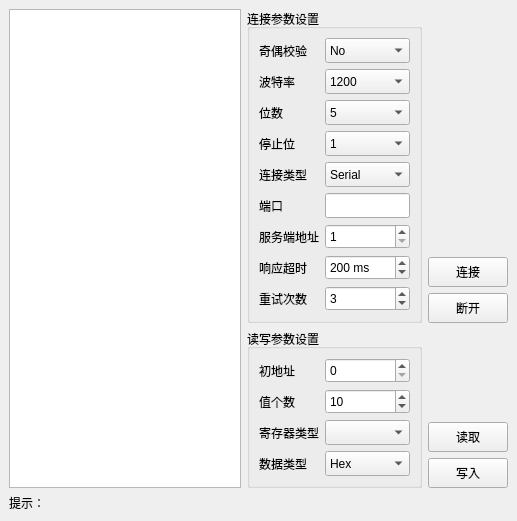
<?xml version="1.0" encoding="UTF-8"?>
<ui version="4.0">
 <class>MainWindow</class>
 <widget class="QMainWindow" name="MainWindow">
  <property name="geometry">
   <rect>
    <x>0</x>
    <y>0</y>
    <width>517</width>
    <height>515</height>
   </rect>
  </property>
  <property name="windowTitle">
   <string>MainWindow</string>
  </property>
  <widget class="QWidget" name="centralwidget">
   <layout class="QVBoxLayout" name="verticalLayout_2">
    <item>
     <layout class="QHBoxLayout" name="horizontalLayout_3">
      <item>
       <widget class="QTreeView" name="valueTreeView"/>
      </item>
      <item>
       <layout class="QVBoxLayout" name="verticalLayout_5">
        <item>
         <layout class="QHBoxLayout" name="horizontalLayout">
          <item>
           <widget class="QGroupBox" name="param_groupBox">
            <property name="sizePolicy">
             <sizepolicy hsizetype="Preferred" vsizetype="Preferred">
              <horstretch>0</horstretch>
              <verstretch>0</verstretch>
             </sizepolicy>
            </property>
            <property name="minimumSize">
             <size>
              <width>0</width>
              <height>0</height>
             </size>
            </property>
            <property name="maximumSize">
             <size>
              <width>16777215</width>
              <height>16777215</height>
             </size>
            </property>
            <property name="title">
             <string>连接参数设置</string>
            </property>
            <layout class="QFormLayout" name="formLayout">
             <item row="0" column="0">
              <widget class="QLabel" name="label">
               <property name="sizePolicy">
                <sizepolicy hsizetype="Preferred" vsizetype="Preferred">
                 <horstretch>0</horstretch>
                 <verstretch>0</verstretch>
                </sizepolicy>
               </property>
               <property name="minimumSize">
                <size>
                 <width>0</width>
                 <height>25</height>
                </size>
               </property>
               <property name="maximumSize">
                <size>
                 <width>16777215</width>
                 <height>25</height>
                </size>
               </property>
               <property name="text">
                <string>奇偶校验</string>
               </property>
              </widget>
             </item>
             <item row="0" column="1">
              <widget class="QComboBox" name="parityCombox">
               <property name="sizePolicy">
                <sizepolicy hsizetype="Expanding" vsizetype="Preferred">
                 <horstretch>0</horstretch>
                 <verstretch>0</verstretch>
                </sizepolicy>
               </property>
               <property name="minimumSize">
                <size>
                 <width>0</width>
                 <height>25</height>
                </size>
               </property>
               <property name="maximumSize">
                <size>
                 <width>16777215</width>
                 <height>25</height>
                </size>
               </property>
               <item>
                <property name="text">
                 <string>No</string>
                </property>
               </item>
               <item>
                <property name="text">
                 <string>Even</string>
                </property>
               </item>
               <item>
                <property name="text">
                 <string>Odd</string>
                </property>
               </item>
               <item>
                <property name="text">
                 <string>Space</string>
                </property>
               </item>
               <item>
                <property name="text">
                 <string>Mark</string>
                </property>
               </item>
              </widget>
             </item>
             <item row="1" column="0">
              <widget class="QLabel" name="label_2">
               <property name="sizePolicy">
                <sizepolicy hsizetype="Preferred" vsizetype="Preferred">
                 <horstretch>0</horstretch>
                 <verstretch>0</verstretch>
                </sizepolicy>
               </property>
               <property name="minimumSize">
                <size>
                 <width>0</width>
                 <height>25</height>
                </size>
               </property>
               <property name="maximumSize">
                <size>
                 <width>16777215</width>
                 <height>25</height>
                </size>
               </property>
               <property name="text">
                <string>波特率</string>
               </property>
              </widget>
             </item>
             <item row="1" column="1">
              <widget class="QComboBox" name="baudCombox">
               <property name="sizePolicy">
                <sizepolicy hsizetype="Preferred" vsizetype="Preferred">
                 <horstretch>0</horstretch>
                 <verstretch>0</verstretch>
                </sizepolicy>
               </property>
               <property name="minimumSize">
                <size>
                 <width>0</width>
                 <height>25</height>
                </size>
               </property>
               <property name="maximumSize">
                <size>
                 <width>16777215</width>
                 <height>25</height>
                </size>
               </property>
               <item>
                <property name="text">
                 <string>1200</string>
                </property>
               </item>
               <item>
                <property name="text">
                 <string>2400</string>
                </property>
               </item>
               <item>
                <property name="text">
                 <string>4800</string>
                </property>
               </item>
               <item>
                <property name="text">
                 <string>9600</string>
                </property>
               </item>
               <item>
                <property name="text">
                 <string>19200</string>
                </property>
               </item>
               <item>
                <property name="text">
                 <string>38400</string>
                </property>
               </item>
               <item>
                <property name="text">
                 <string>57600</string>
                </property>
               </item>
               <item>
                <property name="text">
                 <string>115200</string>
                </property>
               </item>
              </widget>
             </item>
             <item row="2" column="0">
              <widget class="QLabel" name="label_3">
               <property name="sizePolicy">
                <sizepolicy hsizetype="Preferred" vsizetype="Preferred">
                 <horstretch>0</horstretch>
                 <verstretch>0</verstretch>
                </sizepolicy>
               </property>
               <property name="minimumSize">
                <size>
                 <width>0</width>
                 <height>25</height>
                </size>
               </property>
               <property name="maximumSize">
                <size>
                 <width>16777215</width>
                 <height>25</height>
                </size>
               </property>
               <property name="text">
                <string>位数</string>
               </property>
              </widget>
             </item>
             <item row="2" column="1">
              <widget class="QComboBox" name="dataBitsCombox">
               <property name="sizePolicy">
                <sizepolicy hsizetype="Preferred" vsizetype="Preferred">
                 <horstretch>0</horstretch>
                 <verstretch>0</verstretch>
                </sizepolicy>
               </property>
               <property name="minimumSize">
                <size>
                 <width>0</width>
                 <height>25</height>
                </size>
               </property>
               <property name="maximumSize">
                <size>
                 <width>16777215</width>
                 <height>25</height>
                </size>
               </property>
               <item>
                <property name="text">
                 <string>5</string>
                </property>
               </item>
               <item>
                <property name="text">
                 <string>6</string>
                </property>
               </item>
               <item>
                <property name="text">
                 <string>7</string>
                </property>
               </item>
               <item>
                <property name="text">
                 <string>8</string>
                </property>
               </item>
              </widget>
             </item>
             <item row="3" column="0">
              <widget class="QLabel" name="label_4">
               <property name="sizePolicy">
                <sizepolicy hsizetype="Preferred" vsizetype="Preferred">
                 <horstretch>0</horstretch>
                 <verstretch>0</verstretch>
                </sizepolicy>
               </property>
               <property name="minimumSize">
                <size>
                 <width>0</width>
                 <height>25</height>
                </size>
               </property>
               <property name="maximumSize">
                <size>
                 <width>16777215</width>
                 <height>25</height>
                </size>
               </property>
               <property name="text">
                <string>停止位</string>
               </property>
              </widget>
             </item>
             <item row="3" column="1">
              <widget class="QComboBox" name="stopBitsCombox">
               <property name="sizePolicy">
                <sizepolicy hsizetype="Preferred" vsizetype="Preferred">
                 <horstretch>0</horstretch>
                 <verstretch>0</verstretch>
                </sizepolicy>
               </property>
               <property name="minimumSize">
                <size>
                 <width>0</width>
                 <height>25</height>
                </size>
               </property>
               <property name="maximumSize">
                <size>
                 <width>16777215</width>
                 <height>25</height>
                </size>
               </property>
               <item>
                <property name="text">
                 <string>1</string>
                </property>
               </item>
               <item>
                <property name="text">
                 <string>2</string>
                </property>
               </item>
               <item>
                <property name="text">
                 <string>3</string>
                </property>
               </item>
              </widget>
             </item>
             <item row="4" column="0">
              <widget class="QLabel" name="label_8">
               <property name="sizePolicy">
                <sizepolicy hsizetype="Preferred" vsizetype="Preferred">
                 <horstretch>0</horstretch>
                 <verstretch>0</verstretch>
                </sizepolicy>
               </property>
               <property name="minimumSize">
                <size>
                 <width>0</width>
                 <height>25</height>
                </size>
               </property>
               <property name="maximumSize">
                <size>
                 <width>16777215</width>
                 <height>25</height>
                </size>
               </property>
               <property name="text">
                <string>连接类型</string>
               </property>
              </widget>
             </item>
             <item row="4" column="1">
              <widget class="QComboBox" name="connectTypeCombox">
               <property name="sizePolicy">
                <sizepolicy hsizetype="Preferred" vsizetype="Preferred">
                 <horstretch>0</horstretch>
                 <verstretch>0</verstretch>
                </sizepolicy>
               </property>
               <property name="minimumSize">
                <size>
                 <width>0</width>
                 <height>25</height>
                </size>
               </property>
               <property name="maximumSize">
                <size>
                 <width>16777215</width>
                 <height>25</height>
                </size>
               </property>
               <item>
                <property name="text">
                 <string>Serial</string>
                </property>
               </item>
               <item>
                <property name="text">
                 <string>TCP</string>
                </property>
               </item>
              </widget>
             </item>
             <item row="5" column="0">
              <widget class="QLabel" name="label_7">
               <property name="sizePolicy">
                <sizepolicy hsizetype="Preferred" vsizetype="Preferred">
                 <horstretch>0</horstretch>
                 <verstretch>0</verstretch>
                </sizepolicy>
               </property>
               <property name="minimumSize">
                <size>
                 <width>0</width>
                 <height>25</height>
                </size>
               </property>
               <property name="maximumSize">
                <size>
                 <width>16777215</width>
                 <height>25</height>
                </size>
               </property>
               <property name="text">
                <string>端口</string>
               </property>
              </widget>
             </item>
             <item row="5" column="1">
              <widget class="QLineEdit" name="portEdit">
               <property name="sizePolicy">
                <sizepolicy hsizetype="Preferred" vsizetype="Preferred">
                 <horstretch>0</horstretch>
                 <verstretch>0</verstretch>
                </sizepolicy>
               </property>
               <property name="minimumSize">
                <size>
                 <width>0</width>
                 <height>25</height>
                </size>
               </property>
               <property name="maximumSize">
                <size>
                 <width>16777215</width>
                 <height>25</height>
                </size>
               </property>
              </widget>
             </item>
             <item row="6" column="0">
              <widget class="QLabel" name="label_27">
               <property name="sizePolicy">
                <sizepolicy hsizetype="Maximum" vsizetype="Preferred">
                 <horstretch>0</horstretch>
                 <verstretch>0</verstretch>
                </sizepolicy>
               </property>
               <property name="minimumSize">
                <size>
                 <width>0</width>
                 <height>25</height>
                </size>
               </property>
               <property name="maximumSize">
                <size>
                 <width>16777215</width>
                 <height>25</height>
                </size>
               </property>
               <property name="text">
                <string>服务端地址</string>
               </property>
              </widget>
             </item>
             <item row="6" column="1">
              <widget class="QSpinBox" name="serverSpinBox">
               <property name="sizePolicy">
                <sizepolicy hsizetype="Preferred" vsizetype="Preferred">
                 <horstretch>0</horstretch>
                 <verstretch>0</verstretch>
                </sizepolicy>
               </property>
               <property name="minimumSize">
                <size>
                 <width>0</width>
                 <height>25</height>
                </size>
               </property>
               <property name="maximumSize">
                <size>
                 <width>16777215</width>
                 <height>25</height>
                </size>
               </property>
               <property name="minimum">
                <number>1</number>
               </property>
               <property name="maximum">
                <number>247</number>
               </property>
              </widget>
             </item>
             <item row="7" column="0">
              <widget class="QLabel" name="label_5">
               <property name="sizePolicy">
                <sizepolicy hsizetype="Preferred" vsizetype="Preferred">
                 <horstretch>0</horstretch>
                 <verstretch>0</verstretch>
                </sizepolicy>
               </property>
               <property name="minimumSize">
                <size>
                 <width>0</width>
                 <height>25</height>
                </size>
               </property>
               <property name="maximumSize">
                <size>
                 <width>16777215</width>
                 <height>25</height>
                </size>
               </property>
               <property name="text">
                <string>响应超时</string>
               </property>
              </widget>
             </item>
             <item row="7" column="1">
              <widget class="QSpinBox" name="timeoutSpinBox">
               <property name="sizePolicy">
                <sizepolicy hsizetype="Preferred" vsizetype="Preferred">
                 <horstretch>0</horstretch>
                 <verstretch>0</verstretch>
                </sizepolicy>
               </property>
               <property name="minimumSize">
                <size>
                 <width>0</width>
                 <height>25</height>
                </size>
               </property>
               <property name="maximumSize">
                <size>
                 <width>16777215</width>
                 <height>25</height>
                </size>
               </property>
               <property name="accelerated">
                <bool>true</bool>
               </property>
               <property name="suffix">
                <string> ms</string>
               </property>
               <property name="minimum">
                <number>-1</number>
               </property>
               <property name="maximum">
                <number>1000000000</number>
               </property>
               <property name="singleStep">
                <number>20</number>
               </property>
               <property name="value">
                <number>200</number>
               </property>
              </widget>
             </item>
             <item row="8" column="0">
              <widget class="QLabel" name="label_6">
               <property name="sizePolicy">
                <sizepolicy hsizetype="Preferred" vsizetype="Preferred">
                 <horstretch>0</horstretch>
                 <verstretch>0</verstretch>
                </sizepolicy>
               </property>
               <property name="minimumSize">
                <size>
                 <width>0</width>
                 <height>25</height>
                </size>
               </property>
               <property name="maximumSize">
                <size>
                 <width>16777215</width>
                 <height>25</height>
                </size>
               </property>
               <property name="text">
                <string>重试次数</string>
               </property>
              </widget>
             </item>
             <item row="8" column="1">
              <widget class="QSpinBox" name="retriesSpinBox">
               <property name="sizePolicy">
                <sizepolicy hsizetype="Preferred" vsizetype="Preferred">
                 <horstretch>0</horstretch>
                 <verstretch>0</verstretch>
                </sizepolicy>
               </property>
               <property name="minimumSize">
                <size>
                 <width>0</width>
                 <height>25</height>
                </size>
               </property>
               <property name="maximumSize">
                <size>
                 <width>16777215</width>
                 <height>25</height>
                </size>
               </property>
               <property name="value">
                <number>3</number>
               </property>
              </widget>
             </item>
            </layout>
           </widget>
          </item>
          <item>
           <layout class="QVBoxLayout" name="verticalLayout">
            <item>
             <spacer name="verticalSpacer_2">
              <property name="orientation">
               <enum>Qt::Vertical</enum>
              </property>
              <property name="sizeHint" stdset="0">
               <size>
                <width>20</width>
                <height>40</height>
               </size>
              </property>
             </spacer>
            </item>
            <item>
             <widget class="QPushButton" name="connectButton">
              <property name="minimumSize">
               <size>
                <width>0</width>
                <height>30</height>
               </size>
              </property>
              <property name="text">
               <string>连接</string>
              </property>
             </widget>
            </item>
            <item>
             <widget class="QPushButton" name="disconnectButton">
              <property name="minimumSize">
               <size>
                <width>0</width>
                <height>30</height>
               </size>
              </property>
              <property name="text">
               <string>断开</string>
              </property>
             </widget>
            </item>
           </layout>
          </item>
         </layout>
        </item>
        <item>
         <spacer name="verticalSpacer">
          <property name="orientation">
           <enum>Qt::Vertical</enum>
          </property>
          <property name="sizeHint" stdset="0">
           <size>
            <width>247</width>
            <height>13</height>
           </size>
          </property>
         </spacer>
        </item>
        <item>
         <layout class="QHBoxLayout" name="horizontalLayout_2">
          <item>
           <widget class="QGroupBox" name="groupBox">
            <property name="title">
             <string>读写参数设置</string>
            </property>
            <layout class="QFormLayout" name="formLayout_2">
             <item row="0" column="0">
              <widget class="QLabel" name="label_12">
               <property name="minimumSize">
                <size>
                 <width>0</width>
                 <height>25</height>
                </size>
               </property>
               <property name="maximumSize">
                <size>
                 <width>16777215</width>
                 <height>25</height>
                </size>
               </property>
               <property name="layoutDirection">
                <enum>Qt::RightToLeft</enum>
               </property>
               <property name="text">
                <string>初地址</string>
               </property>
               <property name="alignment">
                <set>Qt::AlignLeading|Qt::AlignLeft|Qt::AlignVCenter</set>
               </property>
              </widget>
             </item>
             <item row="0" column="1">
              <widget class="QSpinBox" name="beginAddressSpinBox">
               <property name="sizePolicy">
                <sizepolicy hsizetype="Expanding" vsizetype="Preferred">
                 <horstretch>0</horstretch>
                 <verstretch>0</verstretch>
                </sizepolicy>
               </property>
               <property name="minimumSize">
                <size>
                 <width>0</width>
                 <height>25</height>
                </size>
               </property>
               <property name="maximumSize">
                <size>
                 <width>6666666</width>
                 <height>25</height>
                </size>
               </property>
               <property name="maximum">
                <number>999999999</number>
               </property>
               <property name="singleStep">
                <number>2</number>
               </property>
              </widget>
             </item>
             <item row="1" column="0">
              <widget class="QLabel" name="label_13">
               <property name="minimumSize">
                <size>
                 <width>0</width>
                 <height>25</height>
                </size>
               </property>
               <property name="maximumSize">
                <size>
                 <width>16777215</width>
                 <height>25</height>
                </size>
               </property>
               <property name="layoutDirection">
                <enum>Qt::LeftToRight</enum>
               </property>
               <property name="text">
                <string>值个数</string>
               </property>
               <property name="alignment">
                <set>Qt::AlignLeading|Qt::AlignLeft|Qt::AlignVCenter</set>
               </property>
              </widget>
             </item>
             <item row="1" column="1">
              <widget class="QSpinBox" name="valueNumSpinBox">
               <property name="sizePolicy">
                <sizepolicy hsizetype="Preferred" vsizetype="Preferred">
                 <horstretch>0</horstretch>
                 <verstretch>0</verstretch>
                </sizepolicy>
               </property>
               <property name="minimumSize">
                <size>
                 <width>0</width>
                 <height>25</height>
                </size>
               </property>
               <property name="maximumSize">
                <size>
                 <width>6666666</width>
                 <height>25</height>
                </size>
               </property>
               <property name="maximum">
                <number>999999999</number>
               </property>
               <property name="singleStep">
                <number>2</number>
               </property>
               <property name="value">
                <number>10</number>
               </property>
              </widget>
             </item>
             <item row="2" column="0">
              <widget class="QLabel" name="label_15">
               <property name="minimumSize">
                <size>
                 <width>0</width>
                 <height>25</height>
                </size>
               </property>
               <property name="maximumSize">
                <size>
                 <width>16777215</width>
                 <height>25</height>
                </size>
               </property>
               <property name="text">
                <string>寄存器类型</string>
               </property>
              </widget>
             </item>
             <item row="2" column="1">
              <widget class="QComboBox" name="registerTypeCombox">
               <property name="sizePolicy">
                <sizepolicy hsizetype="Preferred" vsizetype="Preferred">
                 <horstretch>0</horstretch>
                 <verstretch>0</verstretch>
                </sizepolicy>
               </property>
               <property name="minimumSize">
                <size>
                 <width>0</width>
                 <height>25</height>
                </size>
               </property>
               <property name="maximumSize">
                <size>
                 <width>16777215</width>
                 <height>25</height>
                </size>
               </property>
              </widget>
             </item>
             <item row="3" column="0">
              <widget class="QLabel" name="label_16">
               <property name="minimumSize">
                <size>
                 <width>0</width>
                 <height>25</height>
                </size>
               </property>
               <property name="maximumSize">
                <size>
                 <width>16777215</width>
                 <height>25</height>
                </size>
               </property>
               <property name="text">
                <string>数据类型</string>
               </property>
              </widget>
             </item>
             <item row="3" column="1">
              <widget class="QComboBox" name="valueTypeCombox">
               <property name="sizePolicy">
                <sizepolicy hsizetype="Preferred" vsizetype="Preferred">
                 <horstretch>0</horstretch>
                 <verstretch>0</verstretch>
                </sizepolicy>
               </property>
               <property name="minimumSize">
                <size>
                 <width>0</width>
                 <height>25</height>
                </size>
               </property>
               <property name="maximumSize">
                <size>
                 <width>16777215</width>
                 <height>25</height>
                </size>
               </property>
               <item>
                <property name="text">
                 <string>Hex</string>
                </property>
               </item>
               <item>
                <property name="text">
                 <string>Float</string>
                </property>
               </item>
               <item>
                <property name="text">
                 <string>Signed</string>
                </property>
               </item>
               <item>
                <property name="text">
                 <string>Unsigned</string>
                </property>
               </item>
               <item>
                <property name="text">
                 <string>Binary</string>
                </property>
               </item>
              </widget>
             </item>
            </layout>
           </widget>
          </item>
          <item>
           <layout class="QVBoxLayout" name="verticalLayout_3">
            <item>
             <spacer name="verticalSpacer_3">
              <property name="orientation">
               <enum>Qt::Vertical</enum>
              </property>
              <property name="sizeHint" stdset="0">
               <size>
                <width>20</width>
                <height>40</height>
               </size>
              </property>
             </spacer>
            </item>
            <item>
             <widget class="QPushButton" name="readButton">
              <property name="sizePolicy">
               <sizepolicy hsizetype="Minimum" vsizetype="Fixed">
                <horstretch>0</horstretch>
                <verstretch>0</verstretch>
               </sizepolicy>
              </property>
              <property name="minimumSize">
               <size>
                <width>0</width>
                <height>30</height>
               </size>
              </property>
              <property name="text">
               <string>读取</string>
              </property>
             </widget>
            </item>
            <item>
             <widget class="QPushButton" name="writeButton">
              <property name="minimumSize">
               <size>
                <width>0</width>
                <height>30</height>
               </size>
              </property>
              <property name="text">
               <string>写入</string>
              </property>
             </widget>
            </item>
           </layout>
          </item>
         </layout>
        </item>
       </layout>
      </item>
     </layout>
    </item>
    <item>
     <layout class="QHBoxLayout" name="horizontalLayout_5">
      <item>
       <widget class="QLabel" name="label_14">
        <property name="maximumSize">
         <size>
          <width>40</width>
          <height>16777215</height>
         </size>
        </property>
        <property name="text">
         <string>提示：</string>
        </property>
       </widget>
      </item>
      <item>
       <widget class="QLabel" name="label_statusShow">
        <property name="text">
         <string/>
        </property>
       </widget>
      </item>
      <item>
       <widget class="QLabel" name="label_connectState">
        <property name="maximumSize">
         <size>
          <width>100</width>
          <height>16777215</height>
         </size>
        </property>
        <property name="layoutDirection">
         <enum>Qt::RightToLeft</enum>
        </property>
        <property name="text">
         <string/>
        </property>
       </widget>
      </item>
     </layout>
    </item>
   </layout>
  </widget>
 </widget>
 <resources/>
 <connections/>
</ui>
